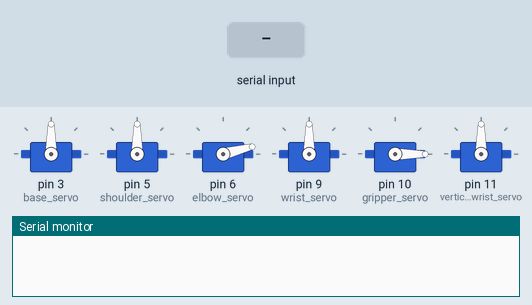
Bench run of a sketch on a simulated Arduino Uno, built with avr-gcc and run on an emulated ATmega328P. Shown: 6 × servo, the last lines printed to the serial monitor. Inputs (shaded band) come from the test bench.

Above: at 1.2 s.
1.3 s: "r" received over the second serial link
At 3.9 s:
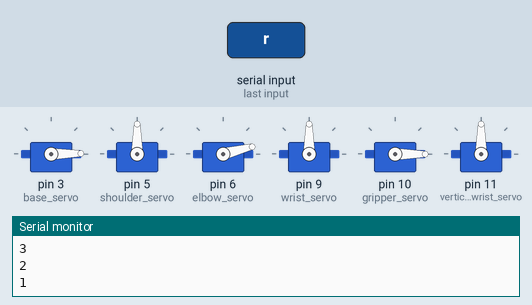
4.3 s: "l" received over the second serial link
At 4.77 s:
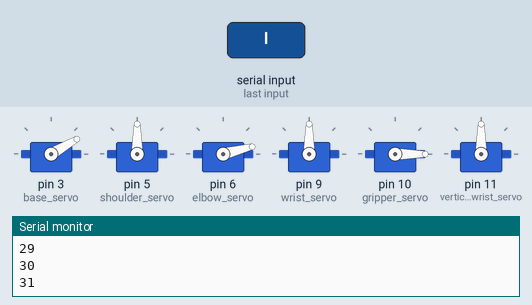
7.3 s: "u" received over the second serial link
At 9.7 s:
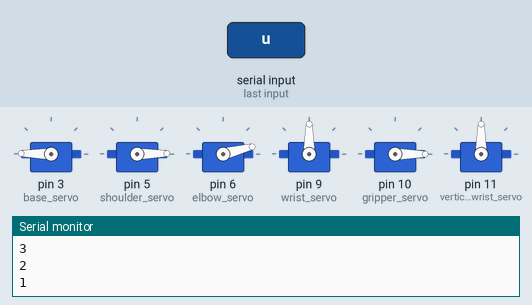
10.3 s: "d" received over the second serial link
At 10.77 s:
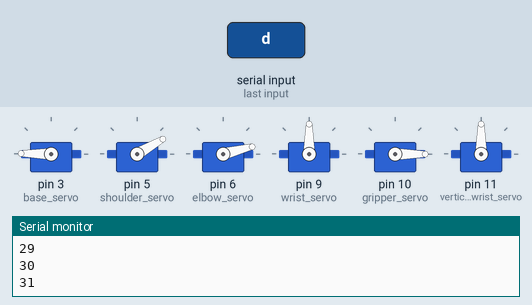
13.3 s: "e" received over the second serial link
At 16.1 s:
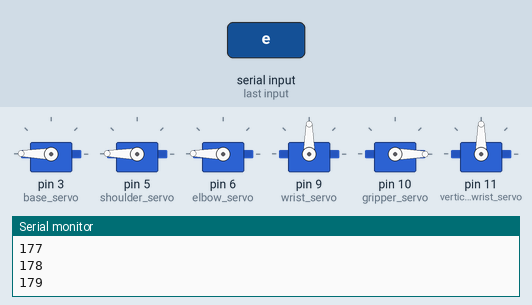
16.3 s: "W" received over the second serial link
At 18.9 s:
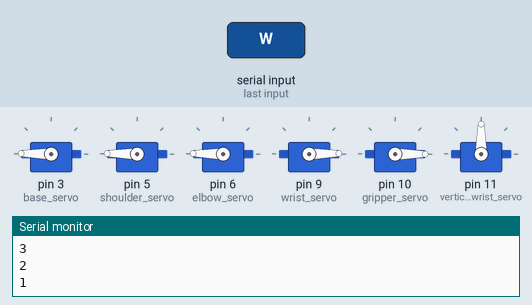
Timing chart, 0 to 20.3 s (numbered marks = the images above; inputs shaded):
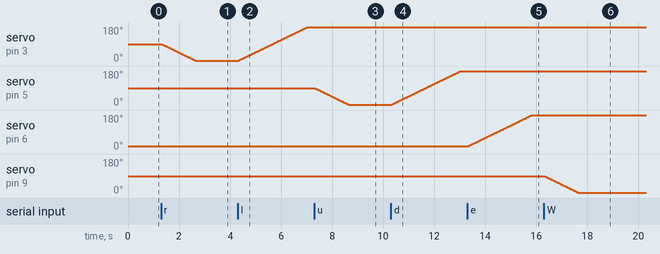

The sketch:

Robotic_Arm_Code.ino
```cpp
#include <SoftwareSerial.h>
#include <Servo.h>
Servo base_servo, shoulder_servo, elbow_servo, wrist_servo, gripper_servo, vertical_wrist_servo;
int base_pos = 90, shoulder_pos = 90, elbow_pos = 14, wrist_pos = 90, gripper_pos = 0, wrist_vertical_pos = 90;

SoftwareSerial SerialBT(8, 7);

void setup() {
  base_servo.attach(3);
  shoulder_servo.attach(5);
  elbow_servo.attach(6);
  wrist_servo.attach(9);
  gripper_servo.attach(10);
  vertical_wrist_servo.attach(11);

  Serial.begin(9600);
  SerialBT.begin(9600);

  base_servo.write(base_pos);
  shoulder_servo.write(shoulder_pos);
  elbow_servo.write(elbow_pos);
  wrist_servo.write(wrist_pos);
  vertical_wrist_servo.write(wrist_vertical_pos);
  gripper_servo.write(gripper_pos);
}

void servo_move(Servo&, bool, int*, int);

void loop() {
  if (SerialBT.available()) {
    //Serial.println(char(SerialBT.read())); //FOR DEBUGGING
    switch (char(SerialBT.read())) {
      case 'r':
        servo_move(base_servo, 0, &base_pos, 15);
        break;
      case 'l':
        servo_move(base_servo, 1, &base_pos, 15);
        break;
      case 'u':
        servo_move(shoulder_servo, 0, &shoulder_pos, 15);
        break;
      case 'd':
        servo_move(shoulder_servo, 1, &shoulder_pos, 15);
        break;
      case 'E':
        servo_move(elbow_servo, 0, &elbow_pos, 15);
        break;
      case 'e':
        servo_move(elbow_servo, 1, &elbow_pos, 15);
        break;
      case 'W':
        servo_move(wrist_servo, 0, &wrist_pos, 15);
        break;
      case 'w':
        servo_move(wrist_servo, 1, &wrist_pos, 15);
        break;
      case 'V':
        servo_move(vertical_wrist_servo, 1, &wrist_vertical_pos, 15);
        break;
      case 'v':
        servo_move(vertical_wrist_servo, 0, &wrist_vertical_pos, 15);
        break;
      case 'G':
        gripper_servo.write(0);
        break;
      case 'g':
        gripper_servo.write(100);
        break;
    }
  }
}
```

Servo_Functions.ino
```cpp
// class robotic_arm: protected Servo{};
void servo_move(Servo &servo, bool direction, int *pos, int delay_time) {
  if (direction) {
    for (int pan_pos = *pos; pan_pos < 180; pan_pos += 1) {
      servo.write(pan_pos);
      *pos = servo.read();
      Serial.println(servo.read());  //FOR DEBUGGING
      if (SerialBT.available() > 0) {
        char BT = SerialBT.read();
        if (BT == 's') {
          break;
        }
      }
      delay(delay_time);
    }
  } else {
    for (int pan_pos = *pos; pan_pos > 0; pan_pos -= 1) {
      servo.write(pan_pos);
      *pos = servo.read();
      Serial.println(servo.read());  //FOR DEBUGGING
      if (SerialBT.available() > 0) {
        char BT = SerialBT.read();
        if (BT == 's') {
          break;
        }
      }
      delay(delay_time);
    }
  }
}
void set_arm_position(int base, int shoulder, int elbow, int wrist, int gripper) {
  base_servo.write(base);
  shoulder_servo.write(shoulder);
  elbow_servo.write(elbow);
  wrist_servo.write(wrist);
  gripper_servo.write(gripper);
}

void set_arm_position(int *value_array) {
  if (value_array == nullptr) {
    return;
  }
  for (int i = 0; i < 5; i++) {
    if (value_array[i] < 0 || value_array[i] > 180) {
      // All servos accept angles between 0 and 180 degrees
      return;
    }
  }
  base_servo.write(value_array[0]);
  shoulder_servo.write(value_array[1]);
  elbow_servo.write(value_array[2]);
  wrist_servo.write(value_array[3]);
  gripper_servo.write(value_array[4]);
}
```

Measured:
- after the input at 1.3 s, servo on pin 3 (base_servo): moves from 90° to 1° over 1.3 s, starting at once
- after the input at 4.3 s, servo on pin 3 (base_servo): moves from 1° to 179° over 2.7 s, starting at once
- after the input at 7.3 s, servo on pin 5 (shoulder_servo): moves from 90° to 1° over 1.3 s, starting at once
- after the input at 10.3 s, servo on pin 5 (shoulder_servo): moves from 1° to 179° over 2.7 s, starting at once
- after the input at 13.3 s, servo on pin 6 (elbow_servo): moves from 14° to 179° over 2.5 s, starting at once
- after the input at 16.3 s, servo on pin 9 (wrist_servo): moves from 90° to 1° over 1.3 s, starting at once
